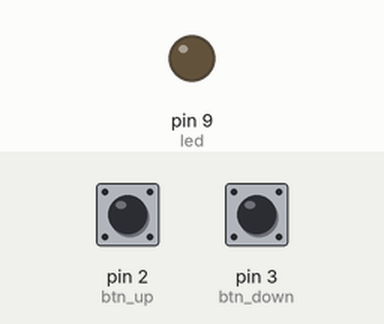
A sketch run on a simulated Arduino Uno, built with avr-gcc and run on an emulated ATmega328P. On the bench: output pins drawn as LEDs (lit = HIGH). Inputs (shaded band) come from the test bench; at power-on: pin 2 (btn_up) LOW, pin 3 (btn_down) LOW.

Above: at 1.2 s.
1.3 s: pin 2 (btn_up) pulled HIGH for 0.15 s
At 2.6 s:
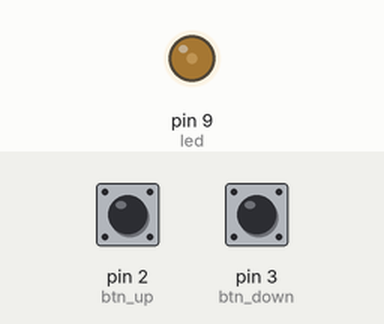
2.9 s: pin 2 (btn_up) pulled HIGH for 1 s
At 5.1 s:
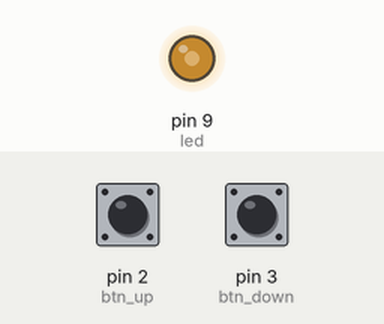
5.4 s: pin 2 (btn_up) pulled HIGH for 0.15 s
At 6.7 s:
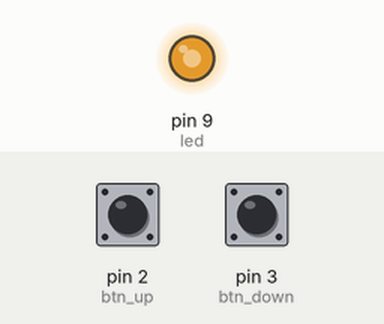
7.0 s: pin 2 (btn_up) pulled HIGH for 3.2 s
At 11.1 s:
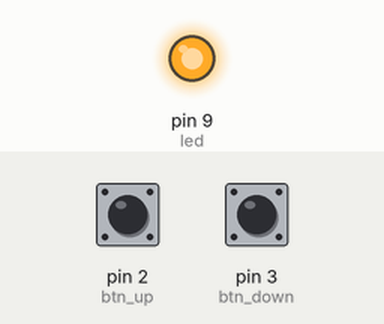
11.7 s: pin 3 (btn_down) pulled HIGH for 0.15 s
At 12.9 s:
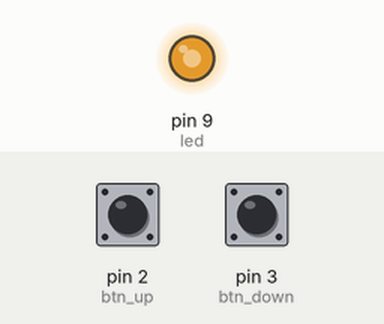
13.3 s: pin 3 (btn_down) pulled HIGH for 1 s
At 15.4 s:
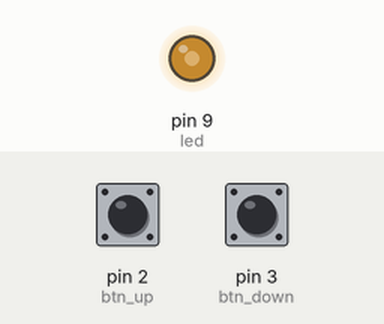
Timing chart, 0 to 16.8 s (numbered marks = the images above; inputs shaded):
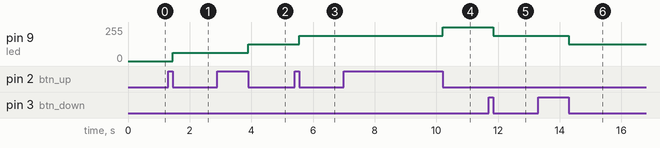

The sketch:

buttonupdown.ino
```cpp
int btn_up = 2;
int btn_down = 3;
int led = 9;
int btnStatus_up = 0;
int btnStatus_down = 0;
bool isBtnPress_up = false;
bool isBtnPress_down = false;

int brightness = 0;

void setup() {
  // put your setup code here, to run once:
  pinMode(btn_up, INPUT);
  pinMode(btn_down, INPUT);
  pinMode(led, OUTPUT);
  Serial.begin(9600);
}

void loop() {
  // put your main code here, to run repeatedly:
  btnStatus_up = digitalRead(btn_up);
  btnStatus_down = digitalRead(btn_down);
  //Btn Up
  if(btnStatus_up == HIGH)
  {
    isBtnPress_up = true;
  }
  else
  {
    if(brightness < 100 && isBtnPress_up)
    {
      brightness += 25;
      isBtnPress_up = !isBtnPress_up;
    }
  }
//Btn Down
  if(btnStatus_down == HIGH)
  {
    isBtnPress_down = true;
  }
  else
  {
    if(brightness > 0 && isBtnPress_down)
    {
      brightness -= 25;
      isBtnPress_down = !isBtnPress_down;
    }
  }
  byte pwmvalue = 255;
  pwmvalue = (brightness * 255 / 100);
  analogWrite(led, pwmvalue);
}
```

Measured:
- after the input at 1.3 s, pin 9 (led): 0/255 → 63/255 after 0.15 s
- after the input at 2.9 s, pin 9 (led): 63/255 → 127/255 after 1.0 s
- after the input at 5.4 s, pin 9 (led): 127/255 → 191/255 after 0.15 s
- after the input at 7.0 s, pin 9 (led): 191/255 → 255/255 after 3.2 s
- after the input at 11.7 s, pin 9 (led): 255/255 → 191/255 after 0.15 s
- after the input at 13.3 s, pin 9 (led): 191/255 → 127/255 after 1.0 s
